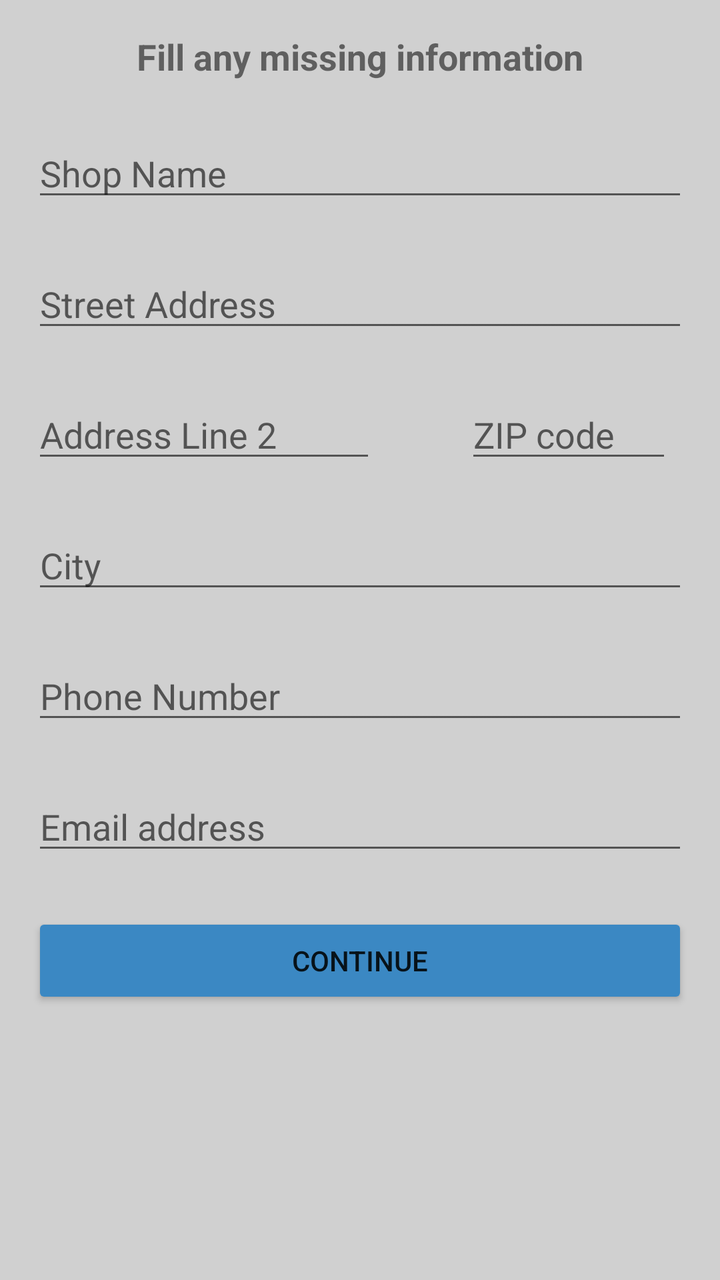
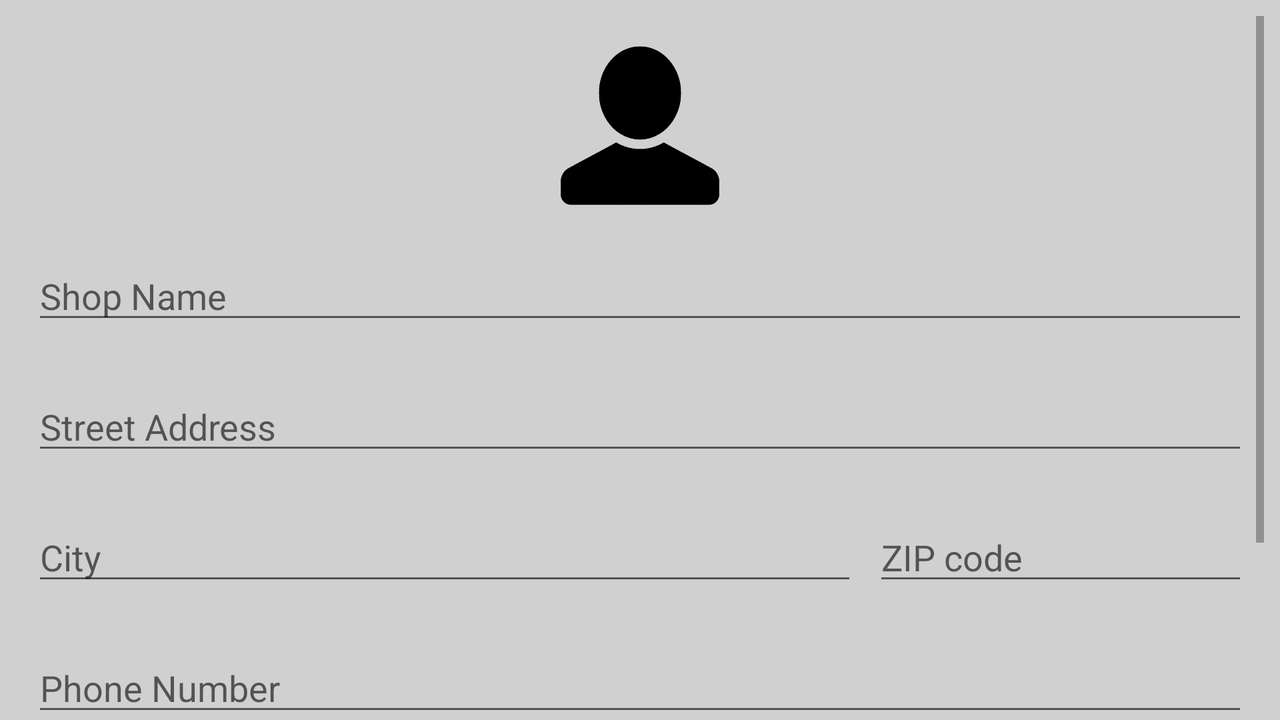

Two renders of one Android screen. The first uses the default layout on a phone; the second uses the alternative layout the repository ships for a different screen configuration, on a matching device. The two XML files are below.
<!-- AndroidManifest.xml: application theme AppTheme -->
<!-- res/layout/activity_shop_create.xml -->
<?xml version="1.0" encoding="utf-8"?>
<android.support.constraint.ConstraintLayout xmlns:android="http://schemas.android.com/apk/res/android"
    xmlns:app="http://schemas.android.com/apk/res-auto"
    xmlns:tools="http://schemas.android.com/tools"
    android:layout_width="match_parent"
    android:layout_height="match_parent"
    tools:context=".Shop_Package.Activity_Shop.Activity_Shop_Create">

    <ScrollView
        android:layout_width="match_parent"
        android:layout_height="wrap_content"
        android:layout_marginStart="8dp"
        android:layout_marginTop="8dp"
        android:layout_marginEnd="8dp"
        android:layout_marginBottom="8dp"
        app:layout_constraintBottom_toBottomOf="parent"
        app:layout_constraintEnd_toEndOf="parent"
        app:layout_constraintHorizontal_bias="1.0"
        app:layout_constraintStart_toStartOf="parent"
        app:layout_constraintTop_toTopOf="parent"
        app:layout_constraintVertical_bias="0.0">

        <android.support.constraint.ConstraintLayout
            android:layout_width="match_parent"
            android:layout_height="wrap_content">

            <TextView
                android:id="@+id/textTop"
                android:layout_width="wrap_content"
                android:layout_height="wrap_content"
                android:layout_marginStart="8dp"
                android:layout_marginTop="8dp"
                android:layout_marginEnd="8dp"

                android:text="@string/createCustomerText"
                android:textSize="18sp"
                android:textStyle="bold"
                app:layout_constraintEnd_toEndOf="parent"
                app:layout_constraintStart_toStartOf="parent"
                app:layout_constraintTop_toTopOf="parent" />

            <EditText
                android:id="@+id/shopNameText"
                android:layout_width="0dp"
                android:layout_height="wrap_content"
                android:layout_marginStart="8dp"
                android:layout_marginTop="24dp"
                android:layout_marginEnd="8dp"
                android:ems="10"
                android:hint="@string/shopNameHint"
                android:inputType="textPersonName"
                app:layout_constraintEnd_toEndOf="parent"
                app:layout_constraintStart_toStartOf="parent"
                app:layout_constraintTop_toBottomOf="@+id/textTop" />

            <EditText
                android:id="@+id/address1Text"
                android:layout_width="0dp"
                android:layout_height="wrap_content"
                android:layout_marginStart="8dp"
                android:layout_marginTop="24dp"
                android:layout_marginEnd="8dp"
                android:ems="10"
                android:hint="@string/address1Text"
                android:inputType="textPostalAddress"
                app:layout_constraintEnd_toEndOf="parent"
                app:layout_constraintStart_toStartOf="parent"
                app:layout_constraintTop_toBottomOf="@+id/shopNameText" />

            <EditText
                android:id="@+id/address2Text"
                android:layout_width="0dp"
                android:layout_height="wrap_content"
                android:layout_marginStart="8dp"
                android:layout_marginTop="24dp"
                android:ems="10"
                android:hint="@string/address2Text"
                android:inputType="textPostalAddress"
                app:layout_constraintStart_toStartOf="parent"
                app:layout_constraintTop_toBottomOf="@+id/address1Text"
                app:layout_constraintWidth_percent="0.5" />

            <EditText
                android:id="@+id/phoneText"
                android:layout_width="0dp"
                android:layout_height="wrap_content"
                android:layout_marginStart="8dp"
                android:layout_marginTop="24dp"
                android:layout_marginEnd="8dp"
                android:ems="10"
                android:hint="@string/phoneHint"
                android:inputType="phone"
                app:layout_constraintEnd_toEndOf="parent"
                app:layout_constraintHorizontal_bias="0.0"
                app:layout_constraintStart_toStartOf="parent"
                app:layout_constraintTop_toBottomOf="@+id/cityText" />

            <EditText
                android:id="@+id/mailText"
                android:layout_width="0dp"
                android:layout_height="wrap_content"
                android:layout_marginStart="8dp"
                android:layout_marginTop="24dp"
                android:layout_marginEnd="8dp"
                android:ems="10"
                android:hint="@string/mailHint"
                android:inputType="textEmailAddress"
                app:layout_constraintEnd_toEndOf="parent"
                app:layout_constraintHorizontal_bias="0.0"
                app:layout_constraintStart_toStartOf="parent"
                app:layout_constraintTop_toBottomOf="@+id/phoneText" />

            <EditText
                android:id="@+id/zipText"
                android:layout_width="0dp"
                android:layout_height="wrap_content"
                android:layout_marginEnd="16dp"
                android:ems="10"
                android:hint="@string/zipText"
                android:inputType="number"
                app:layout_constraintEnd_toEndOf="parent"
                app:layout_constraintTop_toTopOf="@+id/address2Text"
                app:layout_constraintWidth_percent="0.3"/>

            <EditText
                android:id="@+id/cityText"
                android:layout_width="0dp"
                android:layout_height="wrap_content"
                android:layout_marginStart="8dp"
                android:layout_marginTop="24dp"
                android:layout_marginEnd="8dp"
                android:ems="10"
                android:hint="@string/cityHint"
                android:inputType="text"
                app:layout_constraintEnd_toEndOf="parent"
                app:layout_constraintHorizontal_bias="0.0"
                app:layout_constraintStart_toStartOf="parent"
                app:layout_constraintTop_toBottomOf="@+id/address2Text" />

            <Button
                android:id="@+id/continueButton"
                android:layout_width="0dp"
                android:layout_height="wrap_content"
                android:layout_marginStart="8dp"
                android:layout_marginTop="24dp"
                android:layout_marginEnd="8dp"
                android:backgroundTint="@color/colorPrimary"
                android:text="@string/continueButton"
                app:layout_constraintEnd_toEndOf="parent"
                app:layout_constraintHorizontal_bias="0.0"
                app:layout_constraintStart_toStartOf="parent"
                app:layout_constraintTop_toBottomOf="@+id/mailText" />

        </android.support.constraint.ConstraintLayout>
    </ScrollView>

</android.support.constraint.ConstraintLayout>
<!-- resources referenced by this layout -->
<resources>
  <color name="colorPrimary">#3B88C3</color>
  <string name="address1Text">Street Address</string>
  <string name="address2Text">Address Line 2</string>
  <string name="cityHint">City</string>
  <string name="continueButton">Continue</string>
  <string name="createCustomerText">Fill any missing information</string>
  <string name="mailHint">Email address</string>
  <string name="phoneHint">Phone Number</string>
  <string name="shopNameHint">Shop Name</string>
  <string name="zipText">ZIP code</string>
  <style name="AppTheme" parent="Theme.AppCompat.Light.DarkActionBar">
          
  
          <item name="colorPrimary">@color/colorPrimary</item>
          <item name="colorPrimaryDark">@color/colorPrimaryDark</item>
          <item name="colorAccent">@color/colorAccent</item>
  
          <item name="android:windowBackground">@color/colorBackground</item>
      </style>
  <color name="colorPrimaryDark">#2E6B98</color>
  <color name="colorAccent">#D81B60</color>
  <color name="colorBackground">#D0D0D0</color>
</resources>
<!-- res/layout-land/activity_shop_create.xml (the author's variant of the layout above) -->
<!-- drawn on the phone turned sideways -->
<?xml version="1.0" encoding="utf-8"?>
<androidx.constraintlayout.widget.ConstraintLayout xmlns:android="http://schemas.android.com/apk/res/android"
    xmlns:app="http://schemas.android.com/apk/res-auto"
    xmlns:tools="http://schemas.android.com/tools"
    android:layout_width="match_parent"
    android:layout_height="match_parent"
    tools:context=".Shop_Package.Activity_Shop.Activity_Shop_Create">

    <ScrollView
        android:layout_width="match_parent"
        android:layout_height="wrap_content"
        android:layout_marginStart="8dp"
        android:layout_marginTop="8dp"
        android:layout_marginEnd="8dp"
        android:layout_marginBottom="8dp"
        app:layout_constraintBottom_toBottomOf="parent"
        app:layout_constraintEnd_toEndOf="parent"
        app:layout_constraintHorizontal_bias="1.0"
        app:layout_constraintStart_toStartOf="parent"
        app:layout_constraintTop_toTopOf="parent"
        app:layout_constraintVertical_bias="0.0">

        <androidx.constraintlayout.widget.ConstraintLayout
            android:id="@+id/layout"
            android:layout_width="match_parent"
            android:layout_height="wrap_content">

            <ImageView
                android:id="@+id/profilePic"
                android:layout_width="0dp"
                android:layout_height="0dp"
                android:layout_marginStart="32dp"
                android:layout_marginTop="8dp"
                android:layout_marginEnd="32dp"
                android:src="@drawable/default_avatar"
                app:layout_constraintDimensionRatio="1:1"
                app:layout_constraintEnd_toEndOf="parent"
                app:layout_constraintStart_toStartOf="parent"
                app:layout_constraintTop_toTopOf="parent"
                app:layout_constraintWidth_percent="0.15" />

            <ProgressBar
                android:id="@+id/uploadBar"
                style="?android:attr/progressBarStyleHorizontal"
                android:layout_width="0dp"
                android:layout_height="wrap_content"
                android:visibility="gone"
                app:layout_constraintEnd_toEndOf="@+id/profilePic"
                app:layout_constraintStart_toStartOf="@+id/profilePic"
                app:layout_constraintTop_toBottomOf="@+id/profilePic" />

            <EditText
                android:id="@+id/nameText"
                android:layout_width="0dp"
                android:layout_height="wrap_content"
                android:layout_marginStart="8dp"
                android:layout_marginTop="16dp"
                android:layout_marginEnd="8dp"
                android:ems="10"
                android:hint="@string/shopNameHint"
                android:inputType="textPersonName"
                app:layout_constraintEnd_toEndOf="parent"
                app:layout_constraintHorizontal_bias="0.0"
                app:layout_constraintStart_toStartOf="parent"
                app:layout_constraintTop_toBottomOf="@+id/uploadBar" />

            <EditText
                android:id="@+id/address1Text"
                android:layout_width="0dp"
                android:layout_height="wrap_content"
                android:layout_marginStart="8dp"
                android:layout_marginTop="24dp"
                android:layout_marginEnd="8dp"
                android:ems="10"
                android:hint="@string/address1Text"
                android:inputType="textPostalAddress"
                app:layout_constraintEnd_toEndOf="parent"
                app:layout_constraintStart_toStartOf="parent"
                app:layout_constraintTop_toBottomOf="@+id/nameText" />

            <EditText
                android:id="@+id/phoneText"
                android:layout_width="0dp"
                android:layout_height="wrap_content"
                android:layout_marginStart="8dp"
                android:layout_marginTop="24dp"
                android:layout_marginEnd="8dp"
                android:ems="10"
                android:hint="@string/phoneHint"
                android:inputType="phone"
                app:layout_constraintEnd_toEndOf="parent"
                app:layout_constraintHorizontal_bias="0.0"
                app:layout_constraintStart_toStartOf="parent"
                app:layout_constraintTop_toBottomOf="@+id/cityText" />

            <EditText
                android:id="@+id/mailText"
                android:layout_width="0dp"
                android:layout_height="wrap_content"
                android:layout_marginStart="8dp"
                android:layout_marginTop="24dp"
                android:layout_marginEnd="8dp"
                android:ems="10"
                android:hint="@string/mailHint"
                android:inputType="textEmailAddress"
                app:layout_constraintEnd_toEndOf="parent"
                app:layout_constraintHorizontal_bias="0.0"
                app:layout_constraintStart_toStartOf="parent"
                app:layout_constraintTop_toBottomOf="@+id/phoneText" />

            <EditText
                android:id="@+id/zipText"
                android:layout_width="0dp"
                android:layout_height="wrap_content"
                android:layout_marginEnd="8dp"
                android:ems="10"
                android:hint="@string/zipText"
                android:inputType="number"
                app:layout_constraintEnd_toEndOf="parent"
                app:layout_constraintTop_toTopOf="@+id/cityText"
                app:layout_constraintWidth_percent="0.3" />

            <EditText
                android:id="@+id/cityText"
                android:layout_width="0dp"
                android:layout_height="wrap_content"
                android:layout_marginStart="8dp"
                android:layout_marginTop="24dp"
                android:layout_marginEnd="8dp"
                android:ems="10"
                android:hint="@string/cityHint"
                android:inputType="text"
                app:layout_constraintEnd_toStartOf="@+id/zipText"
                app:layout_constraintStart_toStartOf="parent"
                app:layout_constraintTop_toBottomOf="@+id/address1Text" />

            <Button
                android:id="@+id/continueButton"
                android:layout_width="0dp"
                android:layout_height="wrap_content"
                android:layout_marginStart="8dp"
                android:layout_marginTop="24dp"
                android:layout_marginEnd="8dp"
                android:background="@drawable/button_custom_gradient"
                android:text="@string/continueButton"
                android:textColor="@color/white"
                app:layout_constraintEnd_toEndOf="parent"
                app:layout_constraintHorizontal_bias="0.0"
                app:layout_constraintStart_toStartOf="parent"
                app:layout_constraintTop_toBottomOf="@+id/mailText" />

        </androidx.constraintlayout.widget.ConstraintLayout>
    </ScrollView>

</androidx.constraintlayout.widget.ConstraintLayout>
<!-- resources referenced by the variant -->
<!-- as the phone turned sideways resolves them -->
<resources>
  <!-- drawable button_custom_gradient (drawable) -->
  <?xml version="1.0" encoding="utf-8"?>
  <shape xmlns:android="http://schemas.android.com/apk/res/android"
      android:shape="rectangle">
  
      <corners android:radius="10dp" />
      <gradient
          android:startColor="#36D1DC"
          android:endColor="#5B86E5"
      android:type="linear" />
      
      
  
  </shape>
  <!-- drawable default_avatar: png bitmap (drawable, 13443 bytes) -->
  <string name="address1Text">Street Address</string>
  <string name="cityHint">City</string>
  <string name="continueButton">Continue</string>
  <string name="mailHint">Email address</string>
  <string name="phoneHint">Phone Number</string>
  <string name="shopNameHint">Shop Name</string>
  <string name="zipText">ZIP code</string>
  <style name="AppTheme" parent="Theme.AppCompat.Light.DarkActionBar">
          
  
          <item name="colorPrimary">@color/colorPrimary</item>
          <item name="colorPrimaryDark">@color/colorPrimaryDark</item>
          <item name="colorAccent">@color/colorAccent</item>
  
          <item name="android:windowBackground">@color/colorBackground</item>
      </style>
  <color name="colorPrimary">#3B88C3</color>
  <color name="colorPrimaryDark">#2E6B98</color>
  <color name="colorAccent">#D81B60</color>
  <color name="colorBackground">#D0D0D0</color>
</resources>
